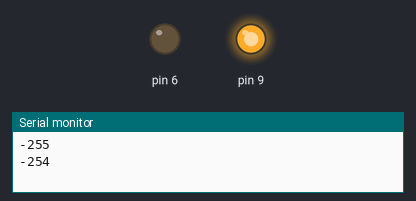
A sketch run on a simulated Arduino Uno, built with avr-gcc and run on an emulated ATmega328P. Parts: output pins drawn as LEDs (lit = HIGH), the last lines printed to the serial monitor.

Above: at 0.05 s.
At 7.75 s:
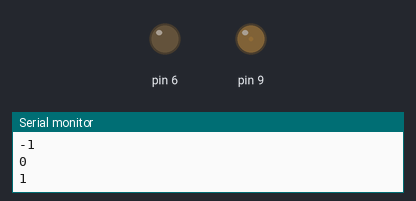
Timing chart, 0 to 10.1 s (numbered marks = the images above):
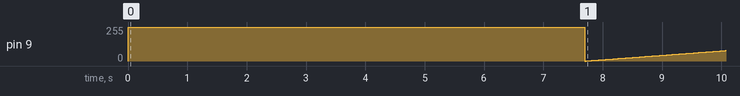

The sketch:

BlimpAI.ino
```cpp
// Created by Casey Waldren and Julian Weiss
// U of R, CSC 197, Spring 2014, Blimp Bot

#define MAX_SENSORS 5
#define MAX_MOTORS 3

/************************************************************************/
/****************************** Structures ******************************/
/************************************************************************/

typedef struct {
	char name[36];	// Human-assigned name (english)
	int pin;		// Hardware pin on board
	float speed;	// Speed (relative rate)
	bool analog;
} Motor;

typedef struct {
	char name[36];
	int pin;
	int value;
	bool analog;
} Sensor;

// Arrays for all installed motors and sensors
Motor motors[MAX_MOTORS];
Sensor sensors[MAX_SENSORS];

/************************************************************************/
/********************************* Setup ********************************/
/************************************************************************/

// Straightforward initialization for all sensors in array
void setup_sensors() {
	for (int i = 0; i < MAX_SENSORS; i++) {
		Sensor sensor = sensors[i];
		if (!sensor.analog && sensor.pin != 0) {
                        Serial.println("Setting up digital device in pin: ");
                        Serial.println(sensor.pin, DEC);
			pinMode(sensor.pin, INPUT);
		}
	}
}

// Straightforward initialization for all motors in array
void setup_motors() {
	for (int i = 0; i < MAX_MOTORS; i++) {
		pinMode(motors[i].pin, OUTPUT);
	}
}

// Standard Arduino setup function
void setup() {
	Serial.begin(9600);

	/*
	motors[0] = (Motor){"Front motor", 13, 0};
	motors[1] = (Motor){"Left-back motor", 14, 0};
	motors[2] = (Motor){"Right-back motor", 15, 0};
	setup_motors();

	sensors[0] = (Sensor){"Front ultrasonic sensor", 5, 0};
	sensors[1] = (Sensor){"Back ultrasonic sensor", 6, 0};
	sensors[2] = (Sensor){"Left ultrasonic sensor", 7, 0};
	sensors[3] = (Sensor){"Right ultrasonic sensor", 8, 0};
	*/

        motors[0] = (Motor){"Motor", 6, 0, false};
        setup_motors();

	sensors[0] = (Sensor){"Infrared", 0, 0, true};
	setup_sensors();
}

/************************************************************************/
/******************************** Phases ********************************/
/************************************************************************/

void check_charge() {
/*
 if (current_cycle - last_cycle_checked) >= periodic_check_cycles
	 if check_charge() <= 5
		 landing_phase()
	 else if check_charge() <= 20
		 homing_phase()
	 else
		 last_cycle_checked = current_cycle

*/
}

// In order to assure complete operability, BlimpAI will periodically check
// the hardware connection for status of its battery. The results of this
// test will determine the next immediate phase: if the bot is in standby,
// launching or landing, if the bot in airborne, wandering or homing. The
// barebones translation of this portion goes something like:
void preflight() {
	check_charge();
}

// If the preflight phase cleared, BlimpAI will send signals to power on all
// of the bot’s motors and rise until it reaches a predetermined height. Once
// there, it will move out of launch and into wander.
void launch() {
/*
 motors_on(up_dir)
 while get_height() < ~10 feet
 do nothing...
 wandering_phase()
 */
}

// After assured that it’s at an acceptable charge level and height, BlimpAI
// will pick a random direction to “wander.” To sustain adequate flight patterns,
// the bot will periodically power on the downward and active motors to coast and
// remain airborne, while conserving battery life. While in pseudo-random wander,
// BlimpAI will check its ultrasonic sensors to check for obstacles. If it detects
// an imminent collision, the bot will immediately be prompted to pick a new
// direction and restart the phase. In addition, this phase includes the same
// charge-checking code from the preflight phase.
void wander() {
/*
 dir = pick_direction(specific_dir || c_random)
 motors_on(dir)
 set_timer(3 secs)

 if timer_fired
 if averting_collision
 motors_off()
 averting_collision = false
 motors_on(pick_direction(c_random))
 if check_collisions()
 motors_off()
 averting_collision = true
 set_timer(1.5 secs)
 motors_on(reverse_dir)
 charge_check()
 */
}

//Once given the signal to initiate the homing sequence, BlimpAI will break out
// of all other phases and begin finding its way to the charging dock. First, the
// bot will a scan the area for an IR beacon. If none can be found, it will first
// rotate 180 degrees to check its immediate surroundings, then continue in a
// random direction and check again, following its own specific wander protocol until
// finding a beacon. Once found, the bot will power its horizontal motors until it’s
// hovering above it. Once locked above, it will call for the landing phase.
void home() {
/*
  motors_off()
 ir_direction = ir_detected()
 lost = !ir_direction

 if current_time - started_spin_time >= 8 secs (time for 360)
 wandering_phase()
 else if lost
 started_spin_time = current_time
 set_timer(0.25 secs) // average time to spin 45°
 motors_on(right)
 else
 while distance to ir_distance() > 10
 // collision logic like in random walk
 motors_on(ir_direction)
 motors_off()
 landing_phase()
 */
}

// During this final phase, the bot is instructed by BlimpAI to descend vertically
// until its ultrasonic sensors detect something below it (presumably the charging
// station or the floor) in close proximity, at which point it will slowly power off
// all motors. From this point on, it will begin preflighting until able to take off
// again
void land() {
/*
 set_motor_speed(slow)
 motors_on(down_dir)
 while get_height() > 1 foot
 do nothing
 motors_off()
*/
}

/************************************************************************/
/******************************** Tests *********************************/
/************************************************************************/

// Green goes to 3.3V, Orange goes to Ground, Yellow goes to Analog (1)
// Bulb on left (when facing them) appears to be the emitter
void test_infrared(int pin) {
	int sensorValue = analogRead(pin);		// read the value from the sensor
	Serial.println(sensorValue, DEC);
}

/************************************************************************/
/******************************* Run Loop *******************************/
/************************************************************************/

void loop() {

	//preflight();
	// test_infrared(sensors[0].pin);
  for (int i =-255; i <=255; i+=1) {
        analogWrite(9, i);
        Serial.println(i, DEC);
       delay(30);
 }
  for (int i =255; i >=-255; i-=1) {
        analogWrite(9, i);
        Serial.println(i, DEC);
       delay(30);
 }


}
```
